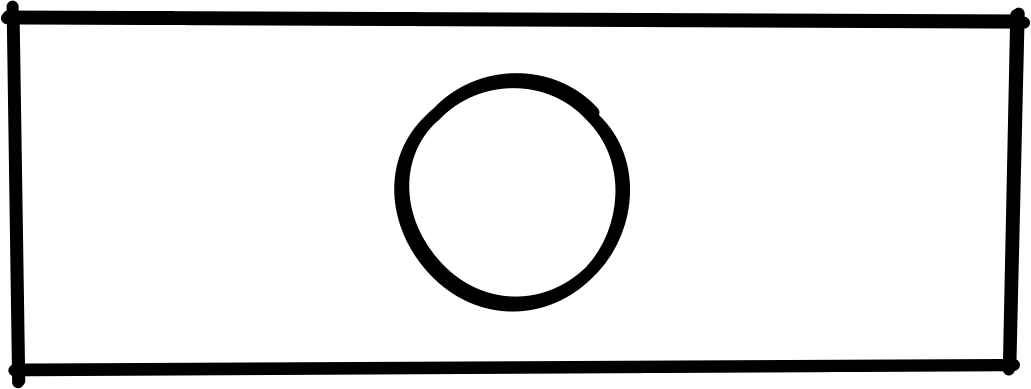
#> input picture drawings/button.png, 1031 x 389 px, found by its file name
$ python training_file_maker.py
#> lines starting #> are read from the running program, lines starting #| are printed output that depends on the picture
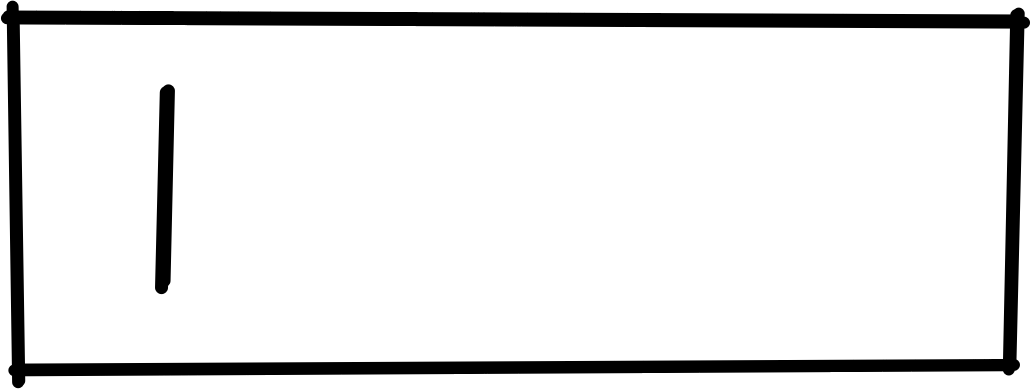
#> input picture sketch/pictures/framed/edit_text.png, 1031 x 389 px, found by its file name
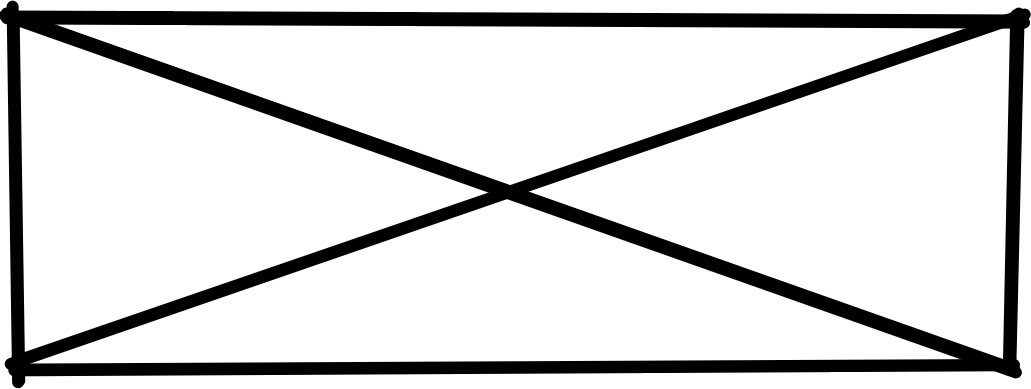
#> input picture sketch/pictures/framed/image_view.png, 1031 x 389 px, found by its file name
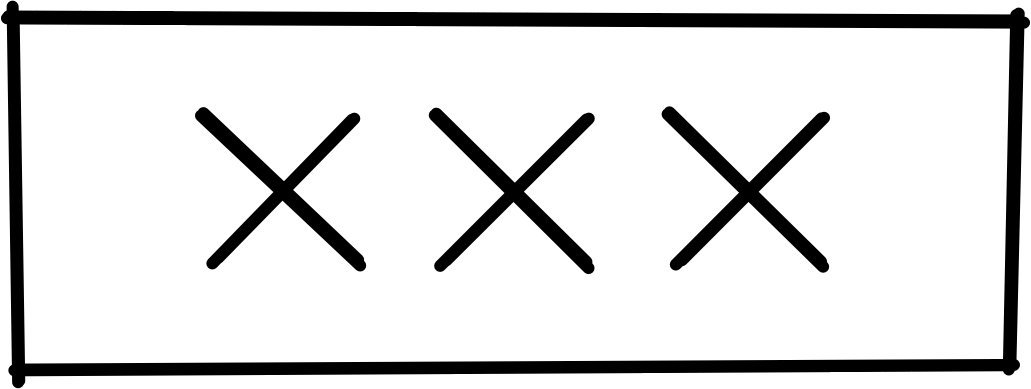
#> input picture sketch/pictures/framed/text_view.png, 1031 x 389 px, found by its file name
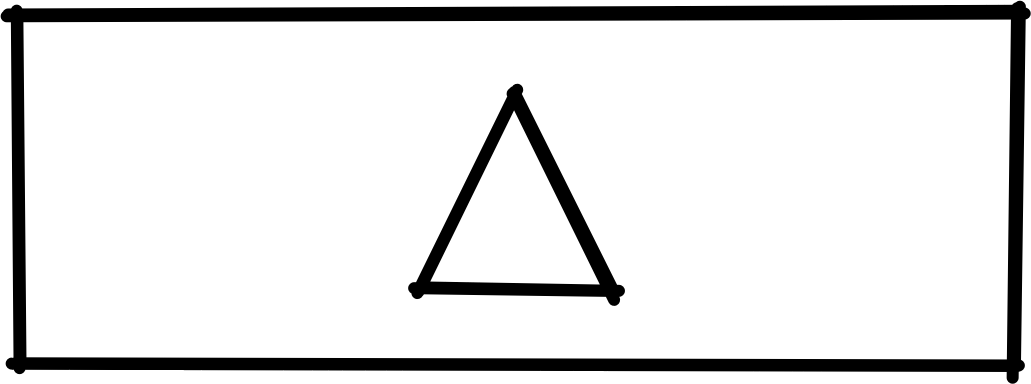
#> input picture sketch/pictures/framed/image_link.png, 1031 x 384 px, found by its file name
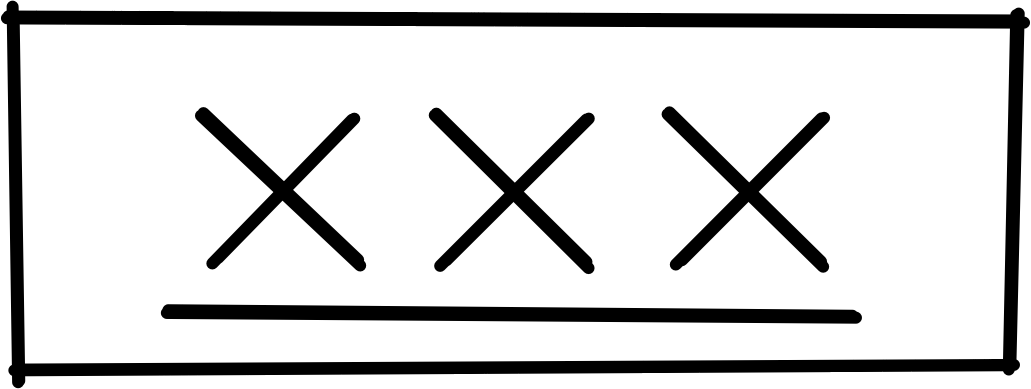
#> input picture sketch/pictures/framed/text_link.png, 1031 x 389 px, found by its file name
import os
import random
import time

from sketch import config
#> (the run stopped early here; a loop or call above may not have finished)
